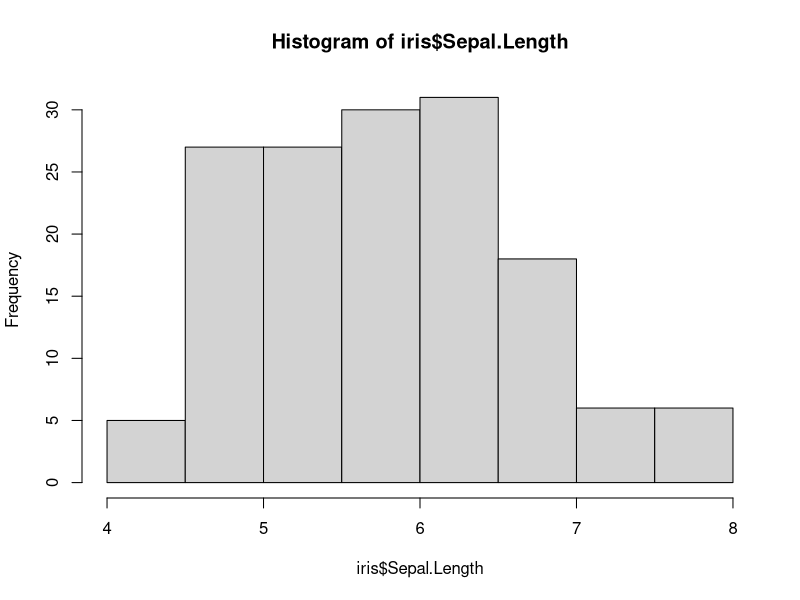
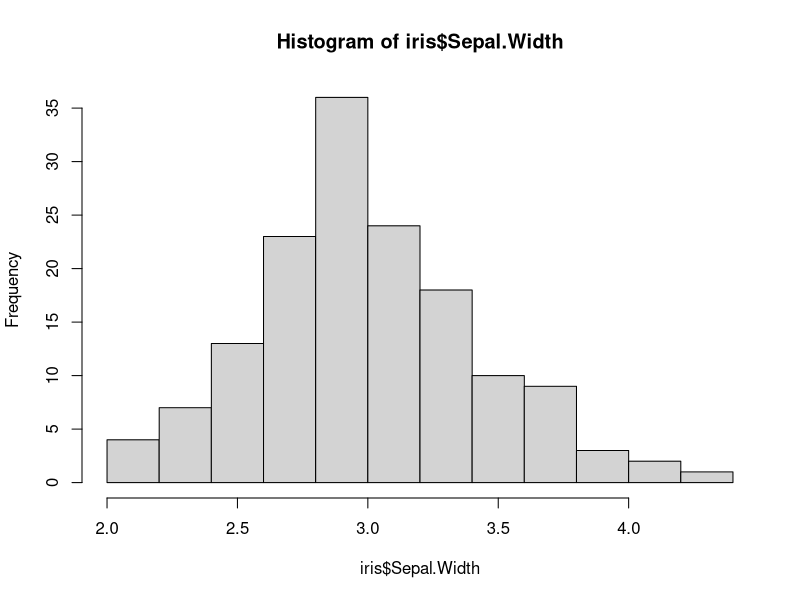
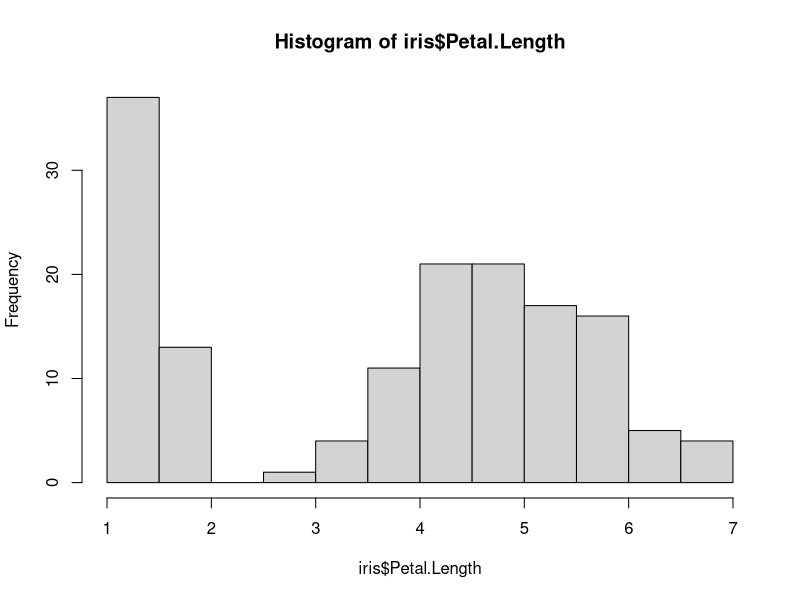
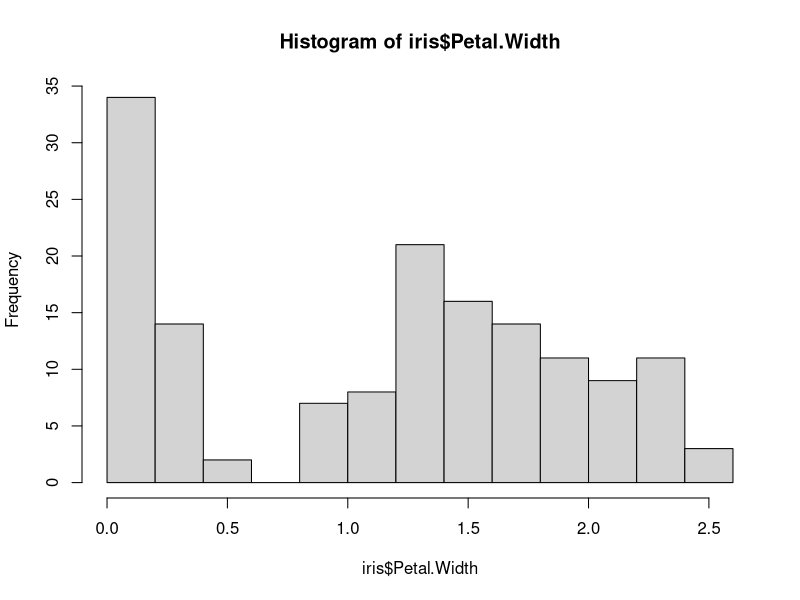
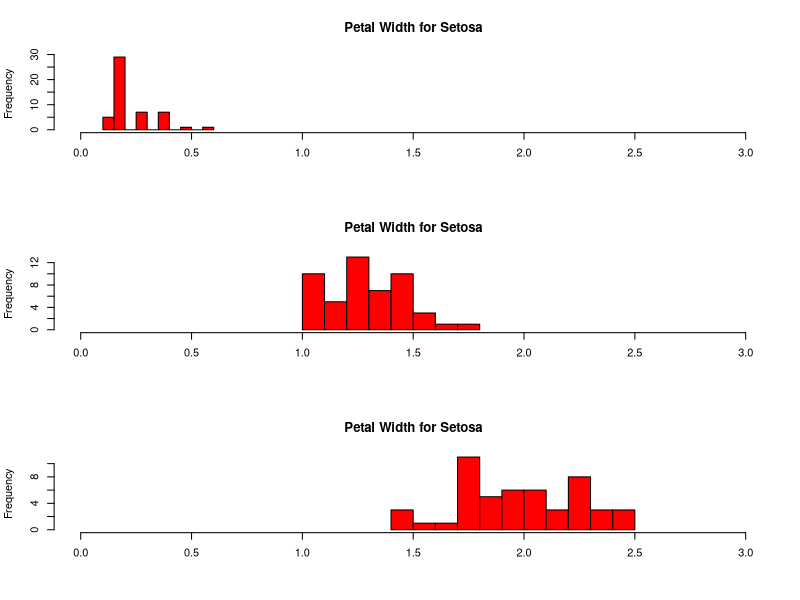

Generate these figures, in order, with R: (Note: this script raises an error after producing the figures.)
print("Load the datasets package")
library(datasets)

print("fetch and lean about the iris dataset")
?iris

head(iris)


print("use histogram to visualize the sepal lenth")
hist(iris$Sepal.Length)

print("use histogram to visualize the sepal width")
hist(iris$Sepal.Width)

print("use histogram to visualize the petal length")
hist(iris$Petal.Length)


print("use histogram to visualize the petal width")
hist(iris$Petal.Width)


print("for each species ... get the petal width histogram")

print("List all the species")
print(unique(iris$Species))


print("Get histogram for setosa species")

only_setosa_species = iris$Species == "setosa"
petal_width_col = iris$Petal.Width


print("Create partition so that can have multiple chart")
# Set up a layout with two rows and one column
par(mfrow = c(3, 1))

hist(
  petal_width_col [only_setosa_species],
  xlim = c(0,3),
  breaks=9,
  main="Petal Width for Setosa",
  xlab="",
  col="red"
  )

only_versicolor_species = iris$Species == "versicolor"

hist(
  petal_width_col [only_versicolor_species],
  xlim = c(0,3),
  breaks=9,
  main="Petal Width for Setosa",
  xlab="",
  col="red"
)

only_virginica_species = iris$Species == "virginica"

hist(
  petal_width_col [only_virginica_species],
  xlim = c(0,3),
  breaks=9,
  main="Petal Width for Setosa",
  xlab="",
  col="red"
)


#################################
print("clear the packages")
detatch(datasets)

print("clear the environtment")
env_items <- ls()
rm(list=env_items)











